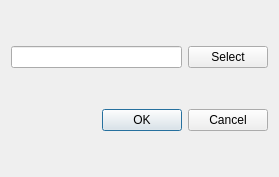
<?xml version="1.0" encoding="UTF-8"?>
<ui version="4.0">
 <class>Dialog</class>
 <widget class="QDialog" name="Dialog">
  <property name="geometry">
   <rect>
    <x>0</x>
    <y>0</y>
    <width>279</width>
    <height>177</height>
   </rect>
  </property>
  <property name="windowTitle">
   <string>Dialog</string>
  </property>
  <layout class="QVBoxLayout" name="verticalLayout">
   <item>
    <layout class="QHBoxLayout" name="horizontalLayout">
     <item>
      <widget class="QLineEdit" name="lineEdit"/>
     </item>
     <item>
      <widget class="QPushButton" name="btnSelect">
       <property name="text">
        <string>Select</string>
       </property>
      </widget>
     </item>
    </layout>
   </item>
   <item>
    <widget class="QDialogButtonBox" name="buttonBox">
     <property name="standardButtons">
      <set>QDialogButtonBox::Cancel|QDialogButtonBox::Ok</set>
     </property>
    </widget>
   </item>
  </layout>
 </widget>
 <resources/>
 <connections/>
</ui>
